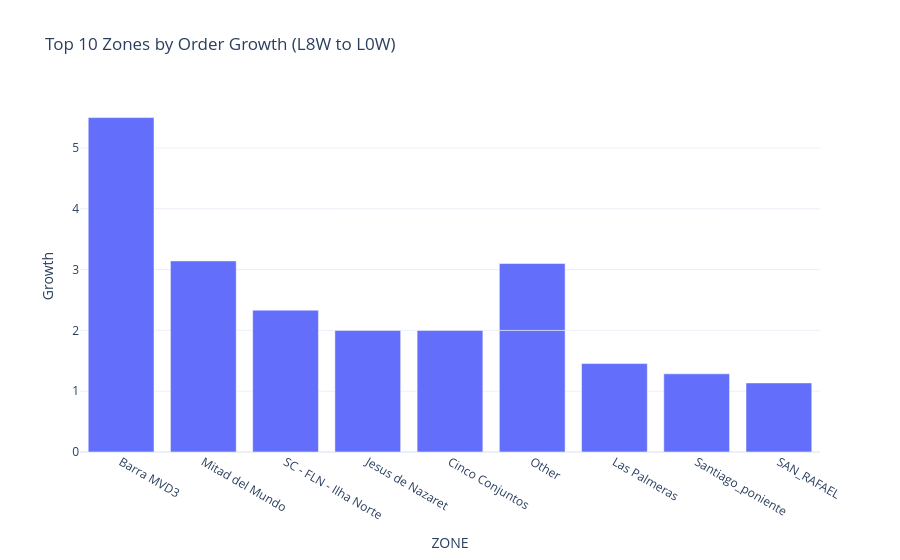

Notebook code cell kept with this figure:
### Markdown cell above
## 6. Inference: Rapid Growth in Orders
**Question:** Which zones are the most rapidly growing in orders and what could explain this growth?

### Code cell
orders_df = df[df['METRIC'] == 'Orders'].pivot_table(
    index=['COUNTRY', 'CITY', 'ZONE'], 
    columns='WEEK', 
    values='VALUE'
).reset_index()

# Calculate growth from 8 weeks ago to current week
orders_df['Growth'] = (orders_df['L0W'] - orders_df['L8W']) / orders_df['L8W']

top_growth = orders_df.sort_values(by='Growth', ascending=False).head(10)

# To explain growth, let's look at other metrics for these top zones
top_zones = top_growth['ZONE'].tolist()
explanation_metrics = pivot_df[pivot_df['ZONE'].isin(top_zones)]

fig6 = px.bar(top_growth, x='ZONE', y='Growth', title="Top 10 Zones by Order Growth (L8W to L0W)")
fig6.show()

print("Top Growth Zones Metrics Summary (Current Week):")
explanation_metrics.describe().loc[['mean', '50%']]

### Figure 1 — Plotly figure (JSON) as saved in the notebook; plotly's stock layout.template omitted (floating-point values rounded to 4 significant figures)
{"data": [{"hovertemplate": "ZONE=%{x}<br>Growth=%{y}<extra></extra>", "legendgroup": "", "marker": {"color": "#636efa", "pattern": {"shape": ""}}, "name": "", "orientation": "v", "showlegend": false, "textposition": "auto", "type": "bar", "x": ["Barra MVD3", "Mitad del Mundo", "SC - FLN - Ilha Norte", "Jesus de Nazaret", "Cinco Conjuntos", "Other", "Las Palmeras", "Santiago_poniente", "SAN_RAFAEL", "Other"], "xaxis": "x", "y": [5.5, 3.143, 2.333, 2.0, 2.0, 2.0, 1.455, 1.286, 1.136, 1.1], "yaxis": "y"}], "layout": {"barmode": "relative", "legend": {"tracegroupgap": 0}, "title": {"text": "Top 10 Zones by Order Growth (L8W to L0W)"}, "xaxis": {"anchor": "y", "domain": [0, 1], "title": {"text": "ZONE"}}, "yaxis": {"anchor": "x", "domain": [0, 1], "title": {"text": "Growth"}}}}
